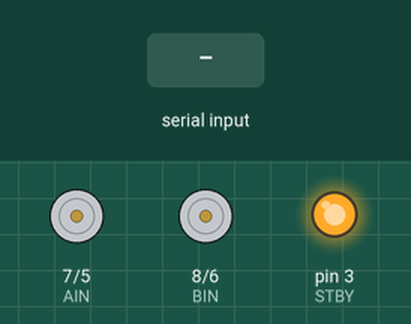
Bench run of a sketch on a simulated Arduino Uno, built with avr-gcc and run on an emulated ATmega328P. On the bench: direction and speed pins drawn as motors (green arrow = direction pin HIGH = forward, orange = LOW = backward, longer = more drive, stopped while the standby pin is LOW), output pins drawn as LEDs (lit = HIGH). The inputs (shaded band) are chosen by the test bench. What the sketch prints to the serial monitor is not drawn.

Above: at 1.2 s.
1.3 s: "F" received over Serial
At 2.1 s:
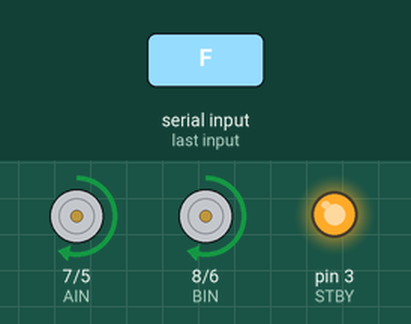
3.8 s: "R" received over Serial
At 4.6 s:
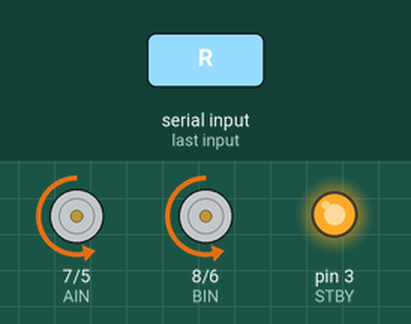
Timing chart, 0 to 6.8 s (numbered marks = the images above; inputs shaded):
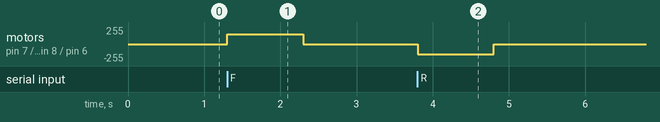

Measured:
- after the input at 1.3 s, motor on pin 7 (AIN) / pin 5 (PWMA), motor on pin 8 (BIN) / pin 6 (PWMB): stopped → forward 150/255 at once, → stopped 1.0 s later
- after the input at 3.8 s, motor on pin 7 (AIN) / pin 5 (PWMA), motor on pin 8 (BIN) / pin 6 (PWMB): stopped → backward 150/255 at once, → stopped 1.0 s later

The sketch:

control_with_diy.ino
```cpp
/*
    Driving_with_DIY
    Frederick Feraco, NYS MASTER TEACHER PROGRAM,

    Demonstrates driving with the ElegooKit App, DIY Screen.

    To assign a button, hold a button in the app
    Enter Name as "Forward"
    Enter a Message to send (this code only uses a single character enclosed in braces)
    {F} - with the braces for forward

    Enter a Message to send
    {R} - with the braces for reverse

    Add more buttons below to control additional features

    Save your configuration in the upper right corner

    Connect on WiFi with the App, ensure UPLOAD/CAM is in CAM for control,
    Press your buttons for control.
*/

// Define IO pin
#define PWMA  5    // Controls power to the right motor
#define PWMB  6    // Controls power to the left motor
#define AIN   7    // Controls direction of the right motor, HIGH = FORWARD, LOW = REVERSE
#define BIN   8    // Controls direction of the left motor, HIGH = FORWARD, LOW = REVERSE
#define STBY  3    // Place H-Bridge in standby if LOW, Run if HIGH

// Define variables
int speedLeft = 0;  // Holds the speed of the left wheels
int speedRight = 0; // Holds the speed of the right wheels

// Initialize the car
void setup() {
  pinMode(PWMA, OUTPUT);     // Set IO pin mode OUTPUT
  pinMode(PWMB, OUTPUT);
  pinMode(BIN, OUTPUT);
  pinMode(AIN, OUTPUT);
  pinMode(STBY, OUTPUT);

  Serial.begin(9600);

  analogWrite(PWMA, 0);      // Fully off for the Right motor
  analogWrite(PWMB, 0);      // Fully off for the Left motor
  digitalWrite(STBY, HIGH);  // Enable Motors to run
  setSpeeds(150, 150);       // Set initial moderate speed
}

// Main loop to drive by calling functions for car functions based on the message sent
void loop() {
  delay(100);
  Serial.println("...");
  if (Serial.available()){
    char c = Serial.read();
      switch (c) {
        case 'F':     // Receive an F, drive forward
          forward();
          delay(1000);
          stop();
          break;

        case 'R':     // Receive an R, drive reverse
          reverse();
          delay(1000);
          stop();
          break;
      }
    }
}

void setSpeeds(int leftSpeed, int rightSpeed){    // Stores speeds in variables to be used when driving
  speedLeft = leftSpeed;
  speedRight = rightSpeed;
}

void forward(){             // Drives both motors in the forward direction at set speed
  digitalWrite(AIN, HIGH);
  digitalWrite(BIN, HIGH);
  analogWrite(PWMA, speedRight);
  analogWrite(PWMB, speedLeft);
}

void reverse(){             // Drives both motors in the reverse direction at set speed
  digitalWrite(AIN, LOW);
  digitalWrite(BIN, LOW);
  analogWrite(PWMA, speedRight);
  analogWrite(PWMB, speedLeft);
}

void stop(){                // Stops drive on both motors
  analogWrite(PWMA, 0);
  analogWrite(PWMB, 0);
}

void left(){                // Turns left with 1/2 speed on the left motor going forward
  digitalWrite(AIN, HIGH);
  digitalWrite(BIN, HIGH);
  analogWrite(PWMA, speedRight);
  analogWrite(PWMB, speedLeft / 2);
}

void right(){               // Turns right with 1/2 speed on the right motor going forward
  digitalWrite(AIN, LOW);
  digitalWrite(AIN, HIGH);
  analogWrite(PWMA, speedRight / 2);
  analogWrite(PWMB, speedLeft);
}

void spinLeft(){            // Spins left with the right motor forward and the left in reverse
  digitalWrite(AIN, HIGH);
  digitalWrite(BIN, LOW);
  analogWrite(PWMA, speedRight);
  analogWrite(PWMB, speedLeft);
}

void spinRight(){           // Spins right with the left motor going forward and the right in reverse
  digitalWrite(AIN, LOW);
  digitalWrite(BIN, HIGH);
  analogWrite(PWMA, speedRight);
  analogWrite(PWMB, speedLeft);
}

// Function stopTime - accepts the time in milliseconds to go into standby for, returns nothing
void stopTime(int mS){
  digitalWrite(STBY, LOW);    // Go into standby
  delay(mS);                  // Wait for the defined time
  digitalWrite(STBY, HIGH);   // Come out of standby
}
```
